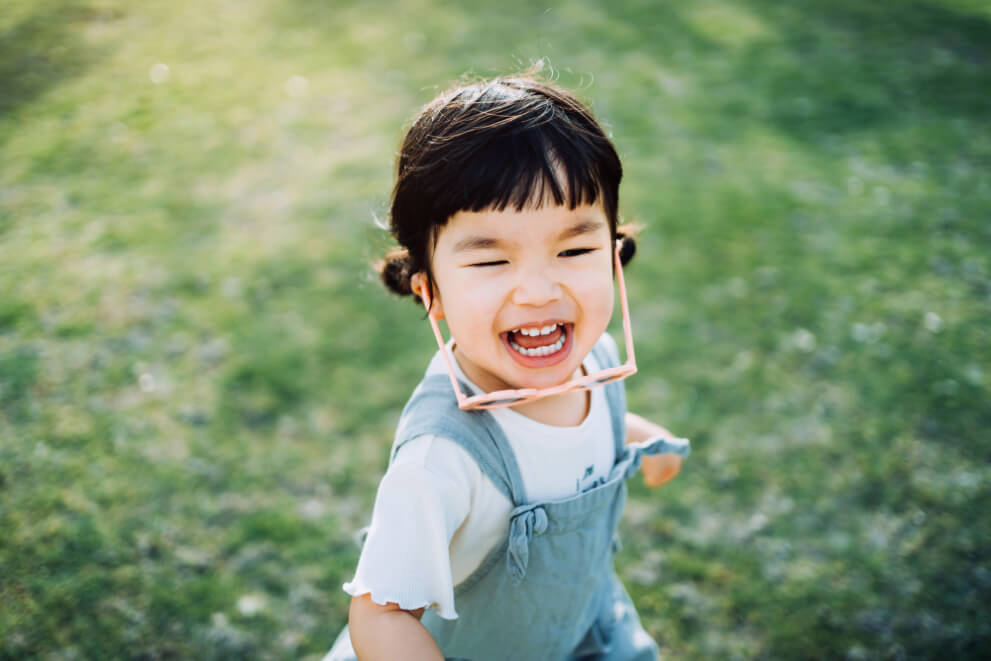
#> input picture day8/data/kid.jpg, 991 x 661 px
$ jupyter execute keypoint.ipynb
#> lines starting #> are read from the running program, lines starting #| are printed output that depends on the picture; after the words box and inside, x2 and y2 are one past the last pixel; in counts of white or black regions, pixels touching at a corner belong together
[cell 1]
import cv2
import numpy as np
import matplotlib.pyplot as plt

[cell 2]
img = cv2.imread("../day8/data/kid.jpg")
#> img is the input picture: shape (661, 991, 3); mean B, G, R 113.4, 145.2, 126
sift = cv2.SIFT_create()
key_points, descriptors = sift.detectAndCompute(img, None)
#> key_points = 919 keypoints; strongest (x, y, size): (619, 243, 4.9), (458, 170, 82), (615, 236, 6.8), (628, 252, 12.2)
img_with_sift = cv2.drawKeypoints(img, key_points, None)
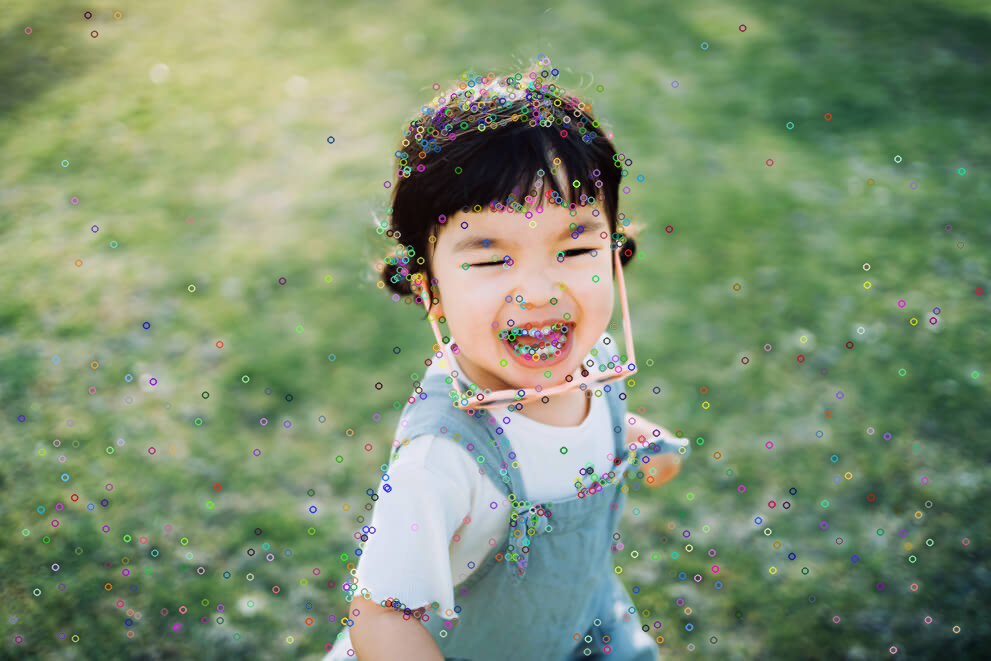
#> img_with_sift: shape (661, 991, 3); mean B, G, R 113.7, 145, 126.1
plt.imshow(cv2.cvtColor(img_with_sift, cv2.COLOR_BGR2RGB))
plt.show()

[cell 3]
house_image =  cv2.imread("../day8/data/house.jpg")
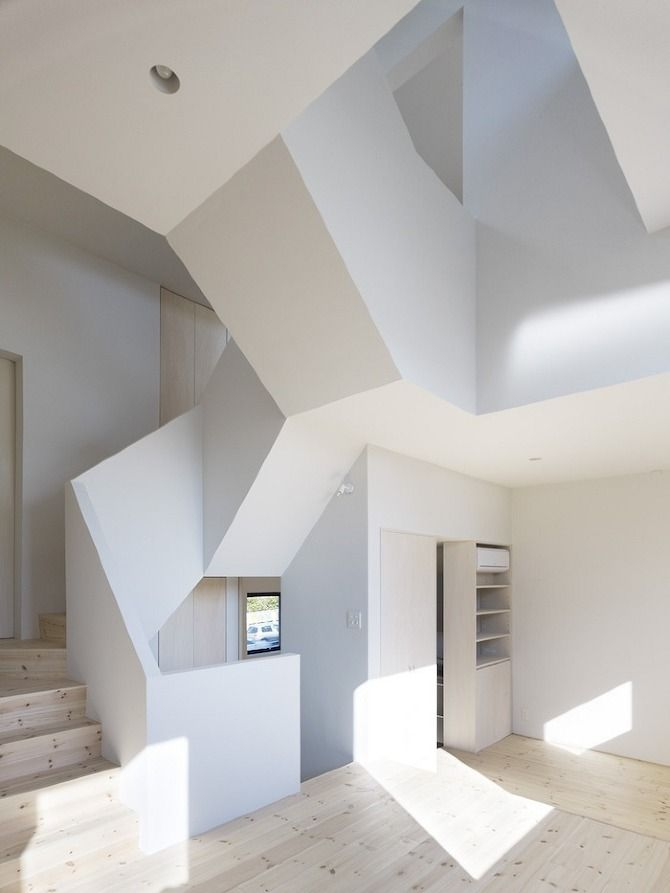
#> input picture day8/data/house.jpg, 670 x 893 px
#> house_image is the input picture: shape (893, 670, 3); mean B, G, R 178.5, 181.2, 184
gray = cv2.cvtColor(house_image, cv2.COLOR_BGR2GRAY)
orb = cv2.ORB_create()
key_points, descriptors = orb.detectAndCompute(gray, None)
#> key_points = 500 keypoints; strongest (x, y, size): (437, 747, 31), (279, 595, 31), (437, 746, 37.2), (438, 746, 44.6)
image_with_keypoints = cv2.drawKeypoints(house_image, key_points, None,
                                         flags=cv2.DRAW_MATCHES_FLAGS_DRAW_RICH_KEYPOINTS)
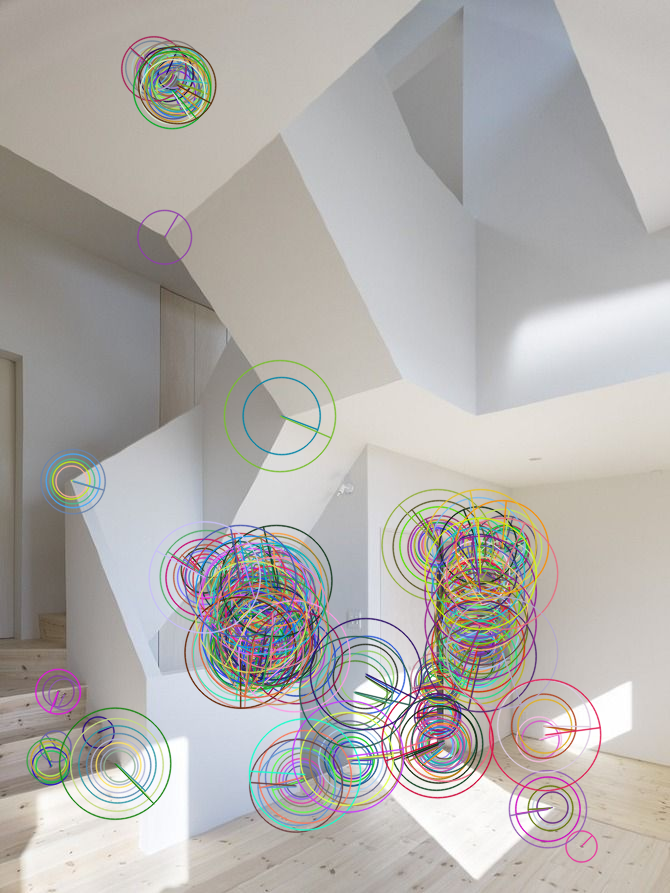
#> image_with_keypoints: shape (893, 670, 3); mean B, G, R 172.2, 175.1, 178.3
plt.imshow(cv2.cvtColor(image_with_keypoints, cv2.COLOR_BGR2RGB))
plt.title("ORB keypoints")
plt.show()

[cell 4]
house_image =  cv2.imread("../day8/data/house.jpg")
gray = cv2.cvtColor(house_image, cv2.COLOR_BGR2GRAY)

kernel = np.ones((5, 5), np.uint8)
dis = cv2.cornerHarris(gray, 2, 1, 0.04)
dis = cv2.dilate(dis, kernel, iterations=1)
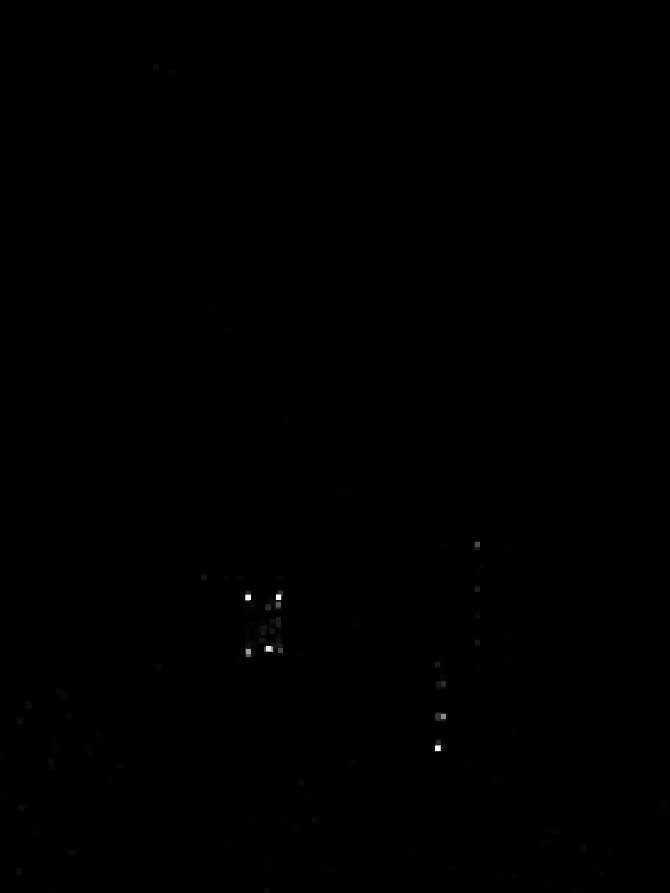
#> dis: shape (893, 670) float32; min -0.000107, max 0.0287, mean 1.61e-05; drawn with min black and max white
thresh = 0.01 * dis.max()
#> thresh = 0.000287

corner_image = house_image.copy()
corner_image[dis > thresh] = [0, 0, 255]
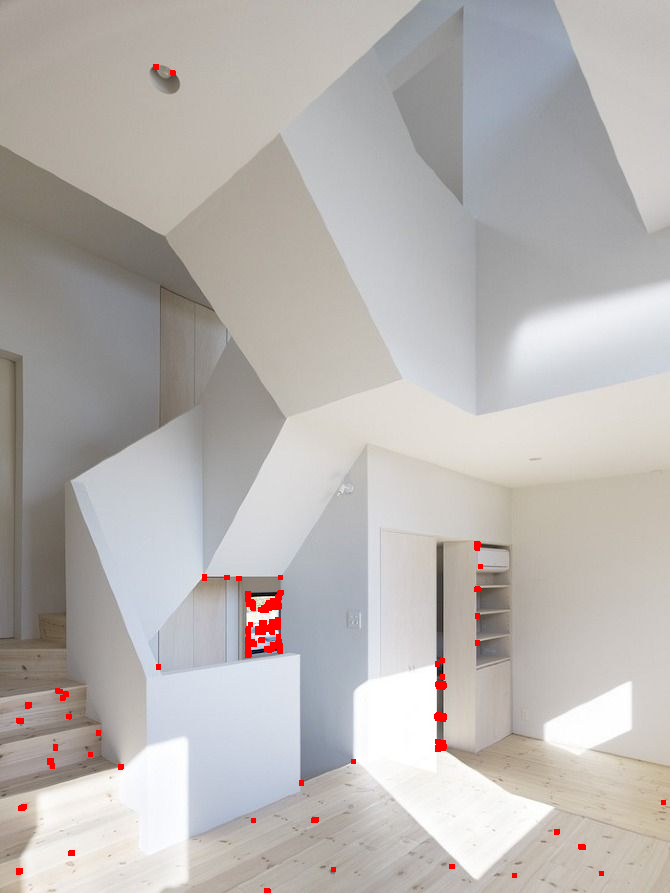
#> corner_image: shape (893, 670, 3); 0.52% of pixels changed, all inside (x1, y1, x2, y2) = (16, 64, 666, 893)
# plt.imshow(dis, cmap="gray")
images = [house_image, gray, corner_image]
titles = ["Original Image", "gray" ,"Corner Image"]
plt.figure(figsize=(20, 15))
for i in range(3):
    plt.subplot(1, 3, i+1)
    plt.imshow(cv2.cvtColor(images[i], cv2.COLOR_BGR2RGB))
    plt.title(titles[i])
    plt.xticks([])
    plt.yticks([])
plt.show()
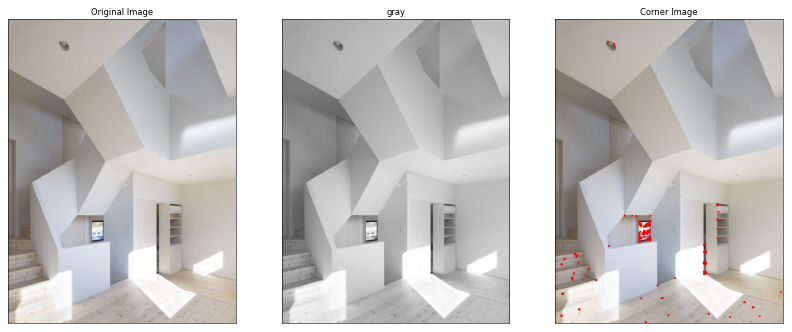
#> figure drawn by matplotlib, 3 panels

[cell 5]
house_image = cv2.imread("../day8/data/house.jpg")
gray_house = cv2.cvtColor(house_image, cv2.COLOR_BGR2GRAY)
corner_image = cv2.goodFeaturesToTrack(gray_house, 10, 0.05, 10)
#> corner_image = [[437, 747], [277, 597], [442, 716], [248, 653], [247, 596], [477, 544], [279, 649], [442, 684], [271, 630], [477, 589]]
corner_image = np.intp(corner_image)
house_copy = house_image.copy()
for i in corner_image:
    x, y = i.ravel()
    cv2.circle(house_copy, (x, y), 3, (0,0,255), -1)
#> this loop made 10 passes
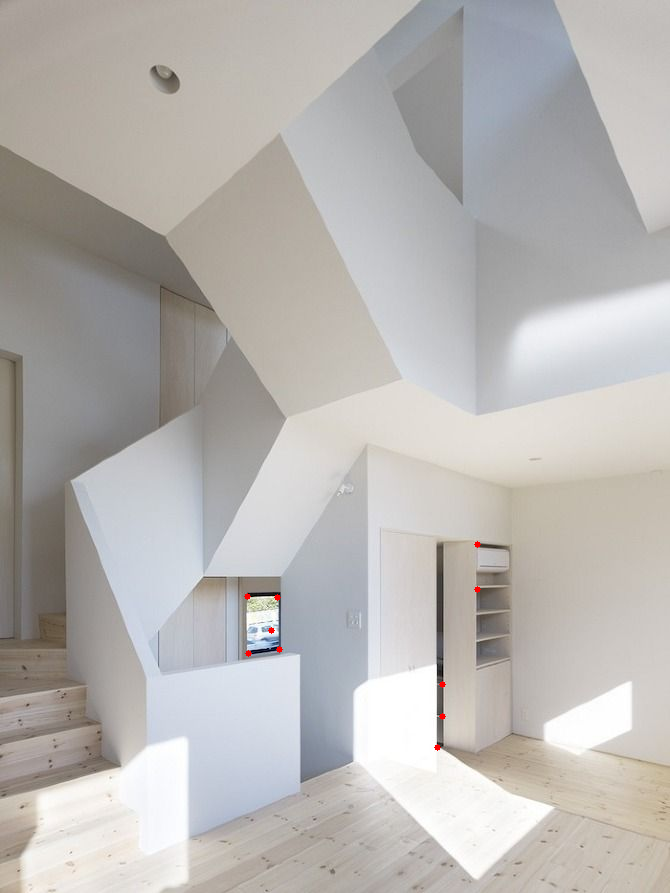
#> house_copy: shape (893, 670, 3); 0.05% of pixels changed, all inside (x1, y1, x2, y2) = (244, 541, 481, 751)
images = [house_image, gray_house, house_copy]
titles = ["Original Image", "gray" ,"Corner Image"]
plt.figure(figsize=(20, 15))
for i in range(3):
    plt.subplot(1, 3, i+1)
    plt.imshow(cv2.cvtColor(images[i], cv2.COLOR_BGR2RGB))
    plt.title(titles[i])
    plt.xticks([])
    plt.yticks([])
plt.show()
